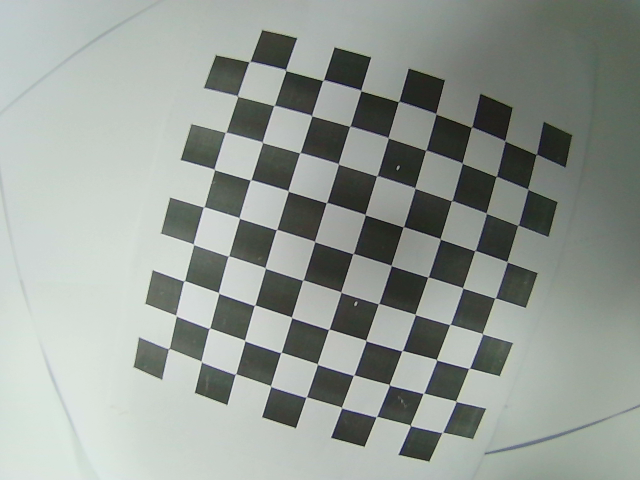
#> input picture ucar_ws/src/vision_line/samples/sample12.png, 640 x 480 px, given in place of the camera
$ python get_picture.py
#> lines starting #> are read from the running program, lines starting #| are printed output that depends on the picture
### ucar_ws/src/vision_line/scripts/camera_capture.py
import logging
import os
import time

import cv2
import numpy as np

logging.basicConfig(
    level=logging.INFO,
    format="%(asctime)s - %(levelname)s - %(message)s",
    datefmt="%Y-%m-%d %H:%M:%S",
)


class CameraCapture:
    def __init__(self, index=0, width=640, height=480) -> None:
        """初始化摄像头

        Args:
            index: 摄像头索引，默认使用 CameraConfig.INDEX
            width: 分辨率宽度，默认使用 CameraConfig.WIDTH
            height: 分辨率高度，默认使用 CameraConfig.HEIGHT
        """

        # self.cap = cv2.VideoCapture(index)
        self.cap = cv2.VideoCapture(index, cv2.CAP_V4L2)
        self.cap.set(cv2.CAP_PROP_FRAME_WIDTH, width)
        self.cap.set(cv2.CAP_PROP_FRAME_HEIGHT, height)

        if not self.cap.isOpened():
            logging.error("Cannot open camera.")
            raise RuntimeError(f"Failed to open camera at index {index}")

        self.mtx = np.array(
            [
                [420.88617453, 0.0, 322.17160714],
                [0.0, 423.22330218, 231.10564846],
                [0.0, 0.0, 1.0],
            ]
        )  # 内参数矩阵
        self.dist = np.array(
            [[-0.34912917, 0.17532058, 0.01055267, -0.00249659, -0.05667369]]
        )  # 畸变系数

    def get_picture(self):
        """获取一帧图片"""
        if self.cap is None or not self.cap.isOpened():
            raise RuntimeError("Camera is not opened.")

        ret, frame = self.cap.read()
#> frame is the input picture: shape (480, 640, 3); mean B, G, R 149.4, 155.7, 148.9
        if not ret:
            logging.error("Failed to grab frame")
            raise RuntimeError("Failed to grab frame")
        return frame

    # [7 lines left out: function save_picture, not called in this run]

    def is_opened(self):
        """检查摄像头是否已打开"""
        return self.cap is not None and self.cap.isOpened()

    def close(self):
        """关闭摄像头"""
        if self.cap is not None:
            self.cap.release()
            self.cap = None

    def __enter__(self):
        """上下文管理器入口"""
        return self

    def __exit__(self, _exc_type, _exc_val, _exc_tb):
        """上下文管理器出口，自动释放资源"""
        self.close()
        return False

    def __del__(self):
        """析构函数，对象销毁时自动释放资源"""
        self.close()

    # [72 lines left out: function calibration, not called in this run]

    def correct_img(self, img):
        h, w = img.shape[:2]
#> h = 480; w = 640
        try:
            if len(self.mtx) > 0 and len(self.dist) > 0:
                newcameramtx, roi = cv2.getOptimalNewCameraMatrix(
                    self.mtx, self.dist, (h, w), 0, (h, w)
                )
#> roi = (0, 0, 479, 639)

            # 生成去畸变映射表，并应用映射表将像素重新映射
            mapx, mapy = cv2.initUndistortRectifyMap(
                self.mtx, self.dist, None, newcameramtx, (w, h), 5
            )
            dst = cv2.remap(img, mapx, mapy, cv2.INTER_LINEAR)
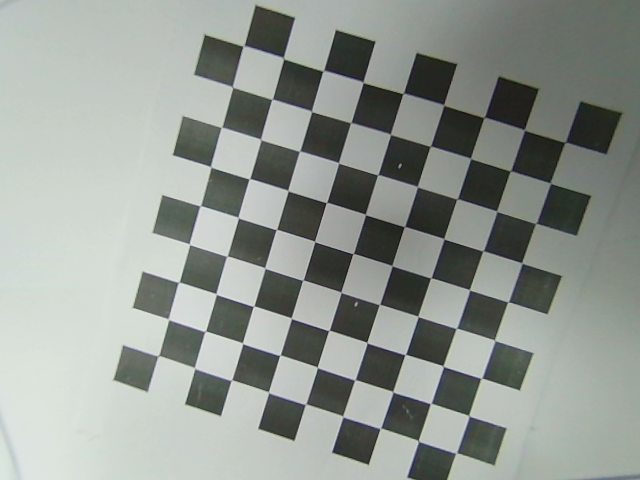
#> dst: shape (480, 640, 3); mean B, G, R 146.3, 152.5, 146.3
            return dst
        except Exception as e:
            logging.error(f"error when correct img with mtx:{e}")
            return img


# [42 lines that do not run on import are left out]

### ucar_ws/src/vision_line/scripts/get_picture.py
import logging
from datetime import datetime

import cv2
from camera_capture import CameraCapture

if __name__ == "__main__":
    with CameraCapture() as cap:
        frame = cap.get_picture()
        frame = cap.correct_img(frame)
        frame = cv2.flip(frame, 1)  # 水平翻转，得到正常视角（左转时不翻转，保持原视角）
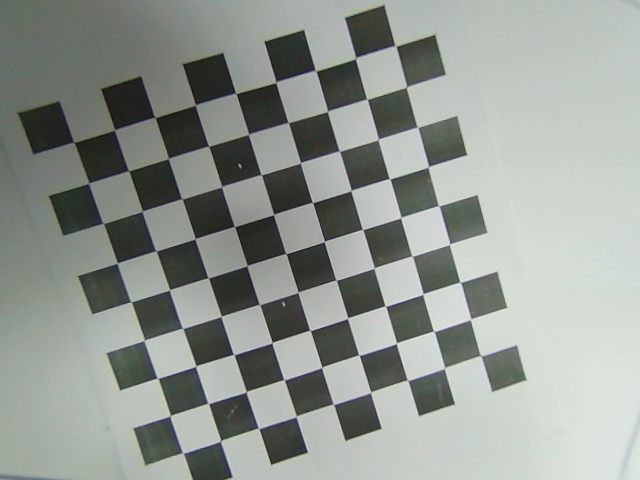
#> frame: shape (480, 640, 3); mean B, G, R 146.3, 152.5, 146.3
        frame = cv2.resize(frame, (320, 240))
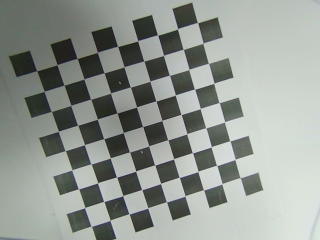
#> frame: shape (240, 320, 3); mean B, G, R 146.4, 152.7, 146.4
        if frame is not None:
            # 保存图片到当前路径
            timestamp = datetime.now().strftime("%Y%m%d_%H%M%S")
            filename = f"captured_image_{timestamp}.jpg"
            cv2.imwrite(filename, frame)
            logging.info(f"Image saved to {filename}")

            cv2.imshow("Captured Image", frame)
            cv2.waitKey(0)
        else:
            logging.error("Failed to capture image.")

$ run again, on ucar_ws/src/vision_line/samples/sample13.png
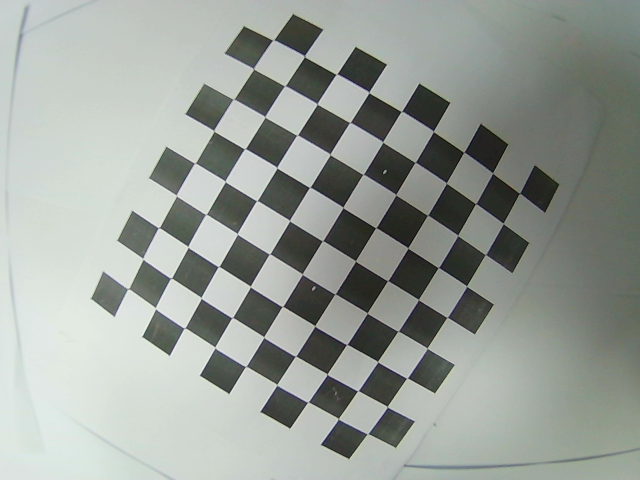
#> input picture ucar_ws/src/vision_line/samples/sample13.png, 640 x 480 px, given in place of the camera
#> in get_picture, frame is the input picture: shape (480, 640, 3); mean B, G, R 152.2, 158.5, 152.3
#> in correct_img, `dst = cv2.remap(img, mapx, mapy, cv2.INTER_LINEAR)`:
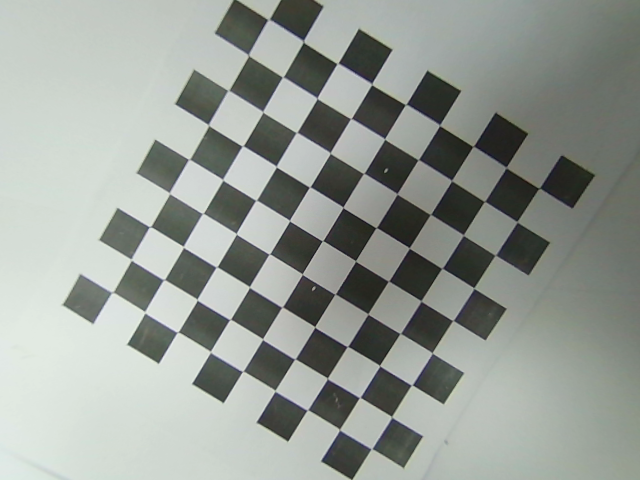
#> dst: shape (480, 640, 3); mean B, G, R 149.8, 156.1, 150.3
#> `frame = cv2.resize(frame, (320, 240))`:
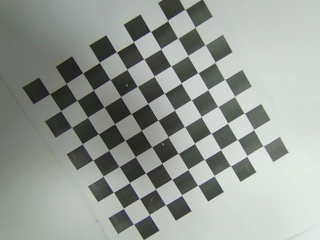
#> frame: shape (240, 320, 3); mean B, G, R 149.9, 156.2, 150.4

$ run again, on ucar_ws/src/vision_line/samples/sample14.png
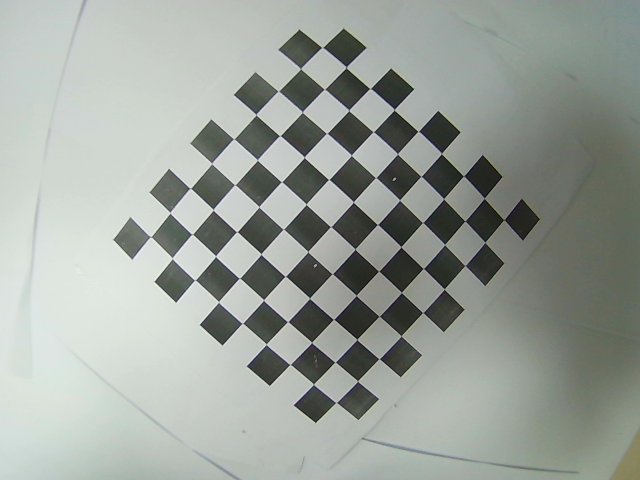
#> input picture ucar_ws/src/vision_line/samples/sample14.png, 640 x 480 px, given in place of the camera
#> in get_picture, frame is the input picture: shape (480, 640, 3); mean B, G, R 155.1, 162, 155.3
#> in correct_img, `dst = cv2.remap(img, mapx, mapy, cv2.INTER_LINEAR)`:
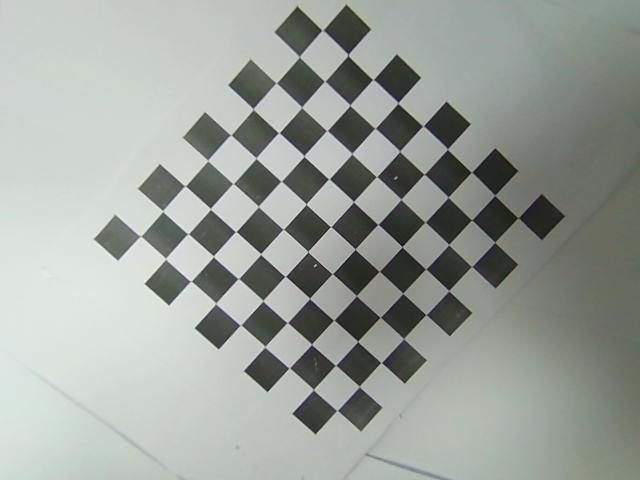
#> dst: shape (480, 640, 3); mean B, G, R 154.6, 161.2, 155
#> `frame = cv2.resize(frame, (320, 240))`:
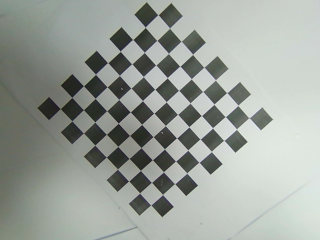
#> frame: shape (240, 320, 3); mean B, G, R 154.8, 161.3, 155.2

$ run again, on ucar_ws/src/vision_line/samples/sample15.png
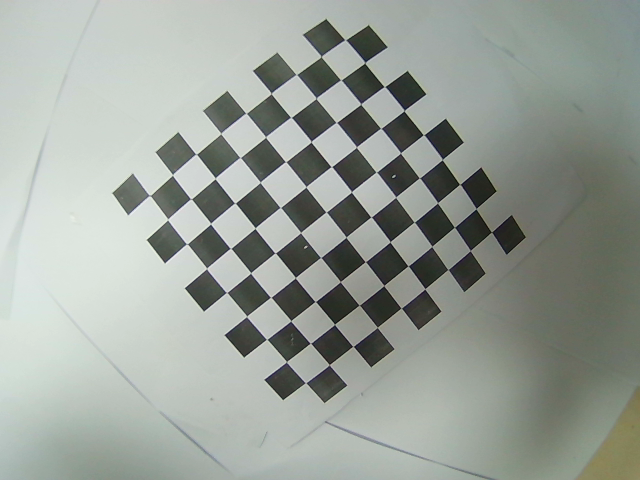
#> input picture ucar_ws/src/vision_line/samples/sample15.png, 640 x 480 px, given in place of the camera
#> in get_picture, frame is the input picture: shape (480, 640, 3); mean B, G, R 152.8, 160.1, 153.4
#> in correct_img, `dst = cv2.remap(img, mapx, mapy, cv2.INTER_LINEAR)`:
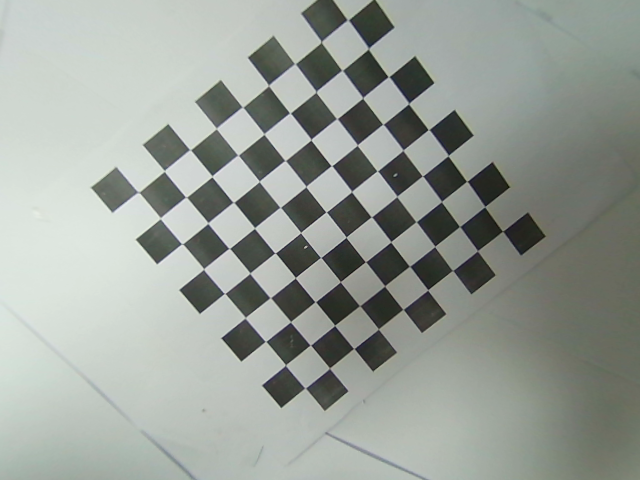
#> dst: shape (480, 640, 3); mean B, G, R 152.4, 159.2, 153
#> `frame = cv2.resize(frame, (320, 240))`:
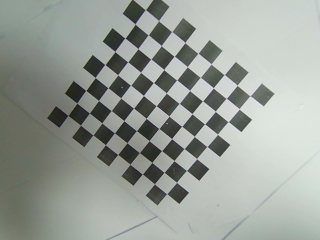
#> frame: shape (240, 320, 3); mean B, G, R 152.5, 159.3, 153.1
